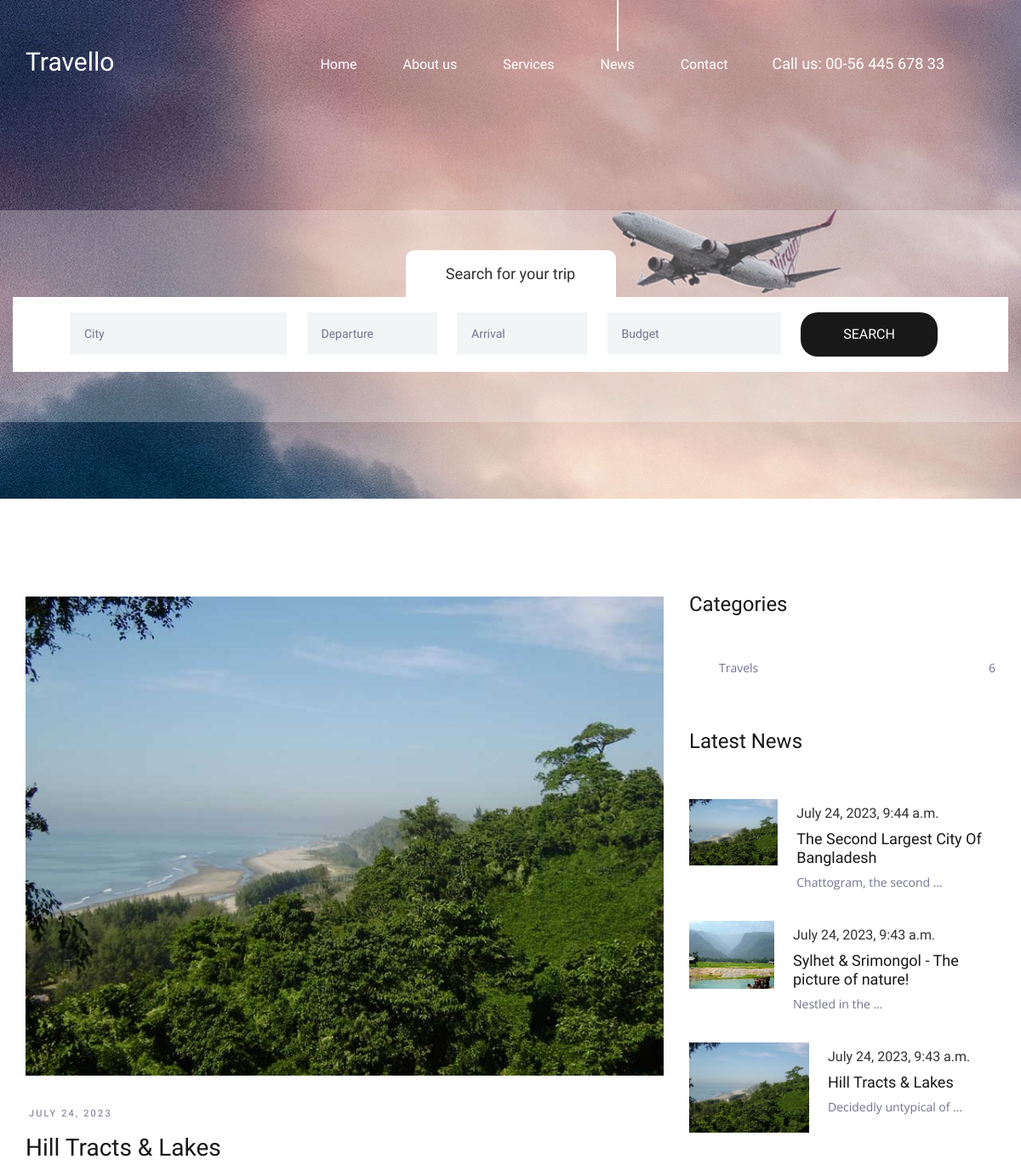
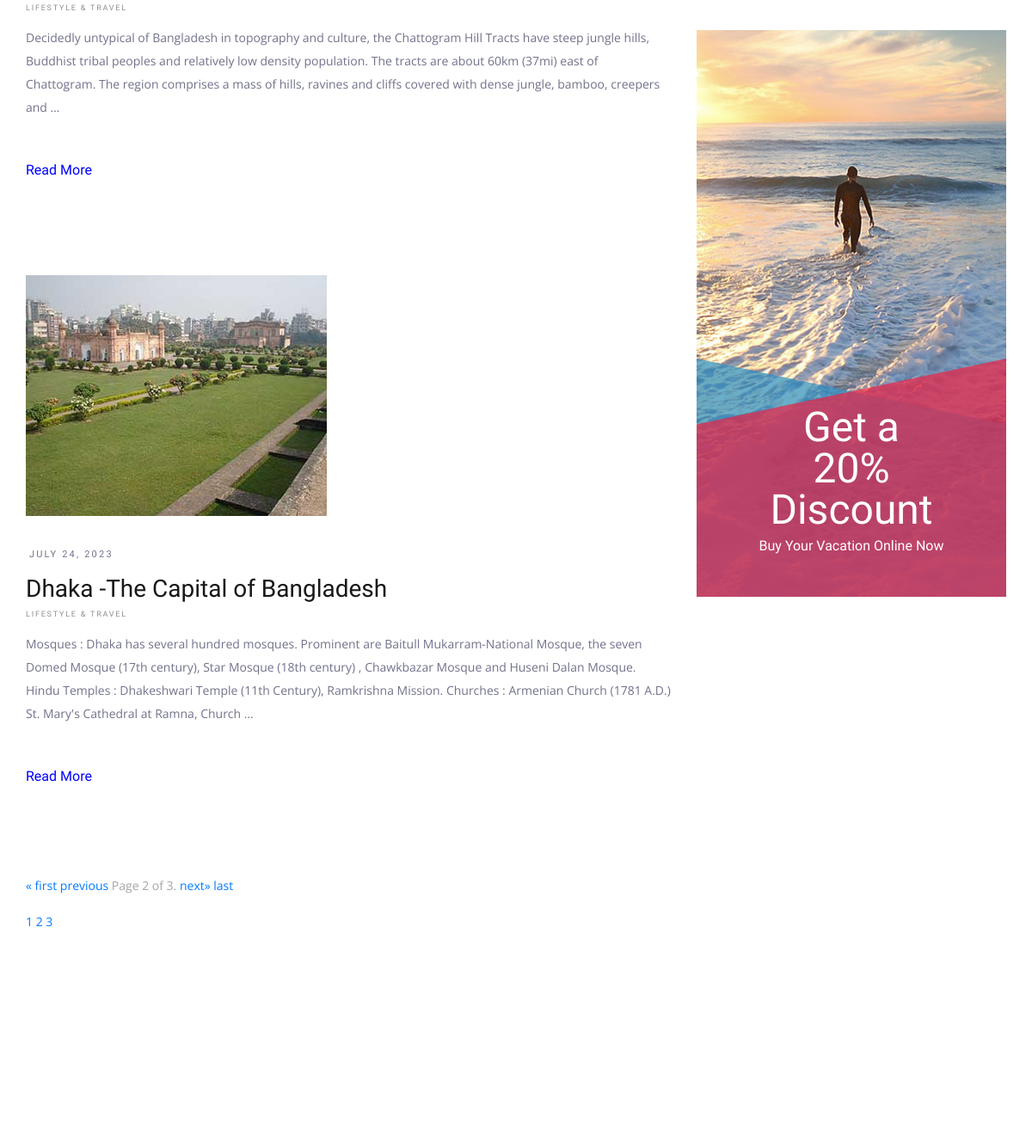
Before: /news/?page=2 (upper part) with the older database file (2 pictures, top to bottom).
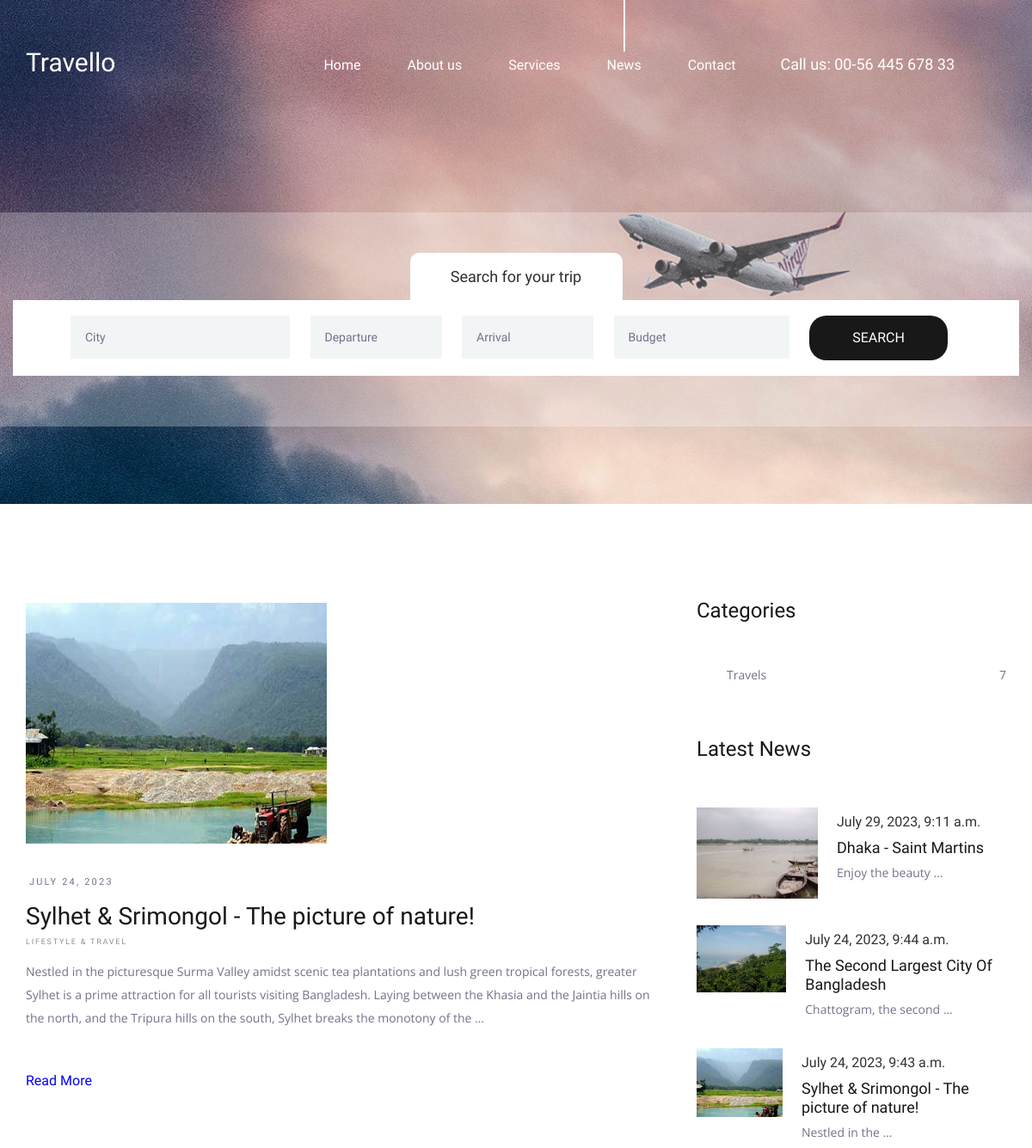
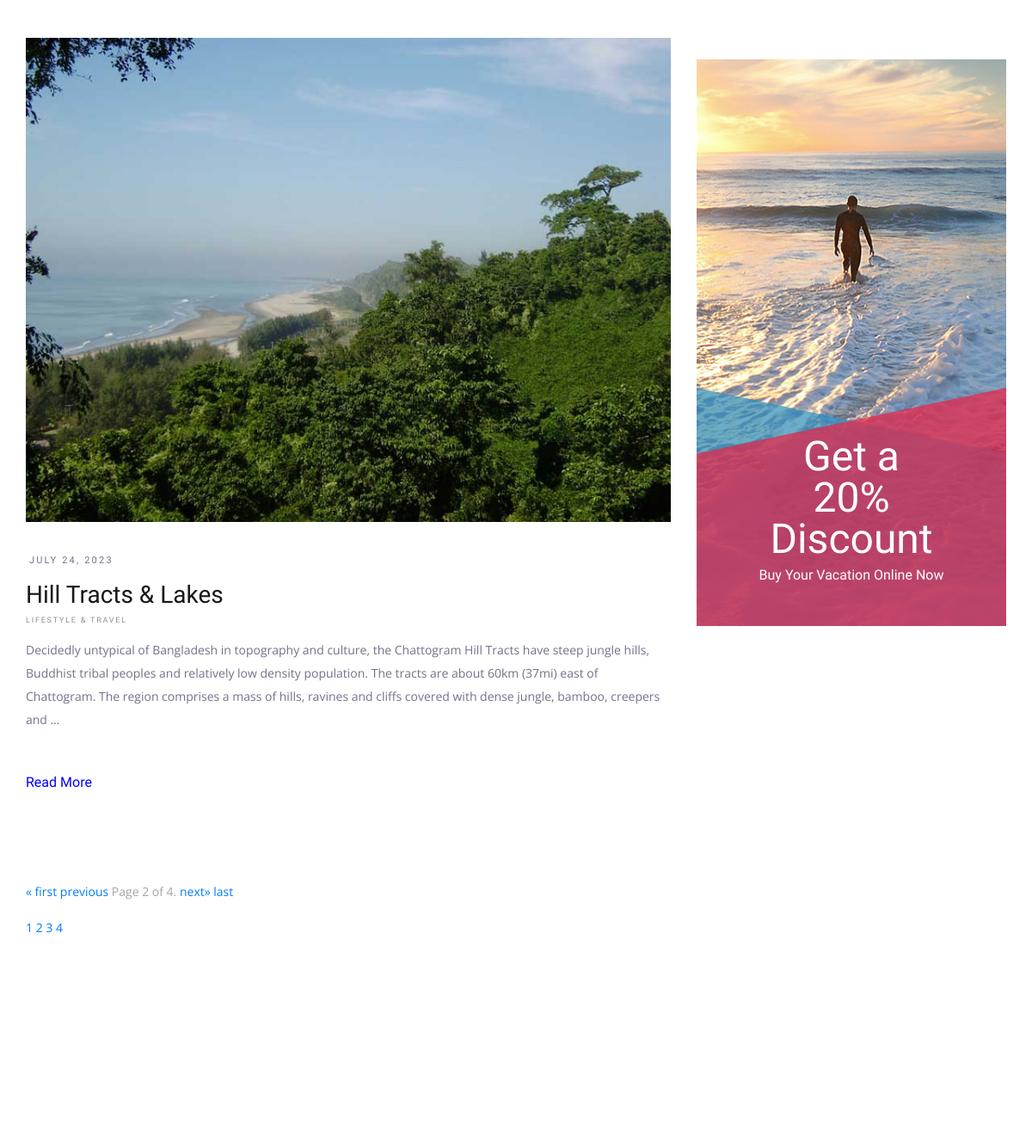
After: the same page with the newer database file (2 pictures, top to bottom).
### travellapp/models.py (models this page shows)
class News(models.Model):
    place=models.CharField(max_length=100)
    description=models.CharField(max_length=1000)
    categories=models.CharField(max_length=5,choices=CategoriesChoice.choices)
    created_date=models.DateTimeField(auto_now=True) #  modify and save the model object, the DateTimeField will be updated to the current date and time.
    picture=models.ImageField(upload_to='News/Pictures/',max_length=50)

### travellapp/views.py (the view)
# urls.py: path("news/", views.news, name="news_page"),
def news(request):
    category_counts = News.objects.values('categories').annotate(count=Count('id'))
    category_data=list()
    for category_count in category_counts:
        category_name = dict(CategoriesChoice.choices).get(category_count['categories'])
        print(f"{category_name}: {category_count['count']} news")
        category_data.append((category_name,category_count['count']))
    latest_news = News.objects.order_by('-created_date')[:3]
    page_number = request.GET.get('page',1)
    place_obj,num_pages_range=get_news(page_number)
    return render(request,'app/news.html',{"category_data":category_data,"place_news":place_obj,"num_pages_range":num_pages_range,"latest_news":latest_news})

### travellapp/views.py (called while the page is built)
def get_news(page_number):
    paginator = cache.get('paginator')
    if paginator is None:
        place_news = News.objects.filter(categories='tra').order_by('-created_date')
        per_page = 2
        paginator = Paginator(place_news, per_page)
        cache.set('paginator', paginator, timeout=3600)  # Cache for 1 hour
    try:
        place_obj = paginator.get_page(page_number)
    except Exception:
        place_obj = paginator.get_page(1)
    num_pages_range = range(1, paginator.num_pages + 1)
    return (place_obj,num_pages_range)

### templates/app/news.html (shortened to what this page needs)
{% load static %}
<!DOCTYPE html>
<html lang="en">
<head>
<link rel="stylesheet" type="text/css" href="{% static 'app/styles/bootstrap4/bootstrap.min.css' %}">
<link href="{% static 'app/plugins/font-awesome-4.7.0/css/font-awesome.min.css' %}" rel="stylesheet" type="text/css">
<link rel="stylesheet" type="text/css" href="{% static 'app/plugins/OwlCarousel2-2.2.1/owl.carousel.css' %}">
<link rel="stylesheet" type="text/css" href="{% static 'app/plugins/OwlCarousel2-2.2.1/owl.theme.default.css' %}">
<link rel="stylesheet" type="text/css" href="{% static 'app/plugins/OwlCarousel2-2.2.1/animate.css' %}">
<link rel="stylesheet" type="text/css" href="{% static 'app/styles/news.css' %}">
<link rel="stylesheet" type="text/css" href="{% static 'app/styles/news_responsive.css' %}">
</head>
<body>
<div class="super_container">
	<header class="header">
		<div class="container">
			<div class="row">
				<div class="col">
					<div class="header_content d-flex flex-row align-items-center justify-content-start">
						<div class="header_content_inner d-flex flex-row align-items-end justify-content-start">
							<div class="logo"><a href="index.html">Travello</a></div>
							<nav class="main_nav">
								<ul class="d-flex flex-row align-items-start justify-content-start">
									<li><a href="{% url 'travelapp:index_page' %}">Home</a></li>
									<li><a href="about.html">About us</a></li>
									<li><a href="{% url 'travelapp:destination_page' %}">Services</a></li>
									<li class="active"><a href="{% url 'travelapp:news_page' %}">News</a></li>
									<li><a href="contact.html">Contact</a></li>
								</ul>
							</nav>
							<div class="header_phone ml-auto">Call us: 00-56 445 678 33</div>
						</div>
					</div>
				</div>
			</div>
		</div>
	</header>
	<div class="home">
		<div class="background_image" style="background-image:url({% static 'app/images/news.jpg' %})"></div>
	</div>
	<div class="home_search">
		<div class="container">
			<div class="row">
				<div class="col">
					<div class="home_search_container">
						<div class="home_search_title">Search for your trip</div>
						<div class="home_search_content">
							<form action="#" class="home_search_form" id="home_search_form">
								<div class="d-flex flex-lg-row flex-column align-items-start justify-content-lg-between justify-content-start">
									<input type="text" class="search_input search_input_1" placeholder="City" required="required">
									<input type="text" class="search_input search_input_2" placeholder="Departure" required="required">
									<input type="text" class="search_input search_input_3" placeholder="Arrival" required="required">
									<input type="text" class="search_input search_input_4" placeholder="Budget" required="required">
									<button class="home_search_button">search</button>
								</div>
							</form>
						</div>
					</div>
				</div>
			</div>
		</div>
	</div>
	<div class="news">
		<div class="container">
			<div class="row">
				<div class="col-lg-8">
					<div class="news_container">
						{% for latest in place_news %}
						<div class="news_post">
							<div class="news_post_image"><img src="{{ latest.picture.url }}" alt=""></div>
							<div class="news_post_content">
								<div class="news_post_date d-flex flex-row align-items-end justify-content-start">
									<div>{{ latest.created_date|date:"F j, Y" }}</div>
								</div>
								<div class="news_post_title"><a href="#">{{ latest.place }}</a></div>
								<div class="news_post_category">
									<ul>
										<li><a href="#">lifestyle & travel</a></li>
									</ul>
								</div>
								<div class="news_post_text">
									<p id="news_text_{{ latest.id }}">{{ latest.description|truncatewords:50 }}</p>
								</div>
								<div class="news_post_link">
									<a href="#" onclick="toggleText({{ latest.id }}); return false;">Read More</a>
								</div>
							</div>
						</div>
						{% endfor %}
					</div>
					<div class="pagination">
						<ul >
							{% if place_news.has_previous %}
								<a href="?page=1">&laquo; first</a>
								<a href="?page={{ place_news.previous_page_number }}">previous</a>
							{% endif %}
							<span class="current">
								Page {{ place_news.number }} of {{ place_news.paginator.num_pages }}.
							</span>
							{% if place_news.has_next %}
								<a href="?page={{ place_news.next_page_number }}">next&raquo;</a>
								<a href="?page={{ place_news.paginator.num_pages }}">  last </a>
							{% endif %}
							<br><br>
							{% for i in num_pages_range %}
							<a href="?page={{i}}"> {{ i }} </a>
							{% endfor %}
						</ul>
					</div>
				</div>
				<div class="col-lg-4">
					<div class="news_sidebar">
						<div class="categories">
							<div class="sidebar_title">Categories</div>
							<div class="sidebar_list">
								<ul>
									{% for category,value in category_data %}
									<li><a href="#"><div class="d-flex flex-row align-items-start justify-content-start">{{ category }}<span class="ml-auto">{{ value }}</span></div></a></li>
									{% endfor %}
								</ul>
							</div>
						</div>
						<div class="latest">
							<div class="sidebar_title">Latest News</div>
							<div class="latest_container">
								{% for latest in latest_news %}
								<div class="latest_post d-flex flex-row align-items-start justify-content-start">
									<div class="latest_post_image"><img src="{{ latest.picture.url }}" alt=""></div>
									<div class="latest_post_content">
										<div class="latest_post_date d-flex flex-row align-items-end justify-content-start">
											<div class="latest_post_day">{{ latest.created_date }}</div>
										</div>
										<div class="latest_post_title"><a href="#">{{ latest.place }}</a></div>
										<div class="latest_post_text"><p>{{ latest.description|truncatewords:3 }}</p></div>
									</div>
								</div>
								{% endfor %}
							</div>
						</div>
						<div class="travello">
							<div class="background_image" style="background-image:url({% static 'app/images/travello.jpg' %})"></div>
							<div class="travello_content">
								<div class="travello_content_inner">
									<div></div>
									<div></div>
								</div>
							</div>
							<div class="travello_container">
								<a href="#">
									<div class="d-flex flex-column align-items-center justify-content-end">
										<span class="travello_title">Get a 20% Discount</span>
										<span class="travello_subtitle">Buy Your Vacation Online Now</span>
									</div>
								</a>
							</div>
						</div>
					</div>
				</div>
			</div>
		</div>
	</div>
	<footer class="footer">
		<div class="parallax_background parallax-window" data-parallax="scroll" data-image-src="{% static 'app/images/footer_1.jpg' %}" data-speed="0.8"></div>
	</footer>
</div>
</body>
</html>

### templates/app/news.html (style rules this page uses)
.news_post_link a { color: blue; cursor: pointer; }

Changed rows visible on the page:
no longer on this page (row unchanged): News: picture (picture), created_date "JULY 24, 2023", place "Dhaka -The Capital of Bangladesh", description "Mosques : Dhaka has several hundred mosques. Prominent are Baitull Mukarram-National Mosque, the seven Domed Mosque (17th century), Star Mosque (18th century) , Chawkbazar Mosque and Huseni Dalan Mosque. Hindu Temples : Dhakeshwari Temple (11th Century), Ramkrishna Mission. Churches : Armenian Church (1781 A.D.) St. Mary's Cathedral at Ramna, Church …"
no longer on one of the page's lists (row unchanged): News: created_date "July 24, 2023, 9:43 a.m.", place "Hill Tracts & Lakes", description "Decidedly untypical of …"
now on one of the page's lists (row unchanged): News: created_date "JULY 24, 2023", place "Sylhet & Srimongol - The picture of nature!", description "Nestled in the picturesque Surma Valley amidst scenic tea plantations and lush green tropical forests, greater Sylhet is a prime attraction for all tourists visiting Bangladesh. Laying between the Khasia and the Jaintia hills on the north, and the Tripura hills on the south, Sylhet breaks the monotony of the …"
added News: picture (picture), created_date "July 29, 2023, 9:11 a.m.", place "Dhaka - Saint Martins", description "Enjoy the beauty …"
Other visible differences:
{{ place_news.paginator.num_pages }}: "3" → "4"
new list line: "4"
new list line: "Travels 7"
list line gone: "Travels 6"
